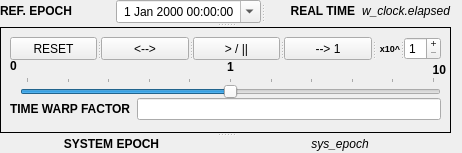
<?xml version="1.0" encoding="UTF-8"?>
<ui version="4.0">
 <class>Form</class>
 <widget class="QWidget" name="Form">
  <property name="geometry">
   <rect>
    <x>0</x>
    <y>0</y>
    <width>462</width>
    <height>153</height>
   </rect>
  </property>
  <property name="windowTitle">
   <string>Form</string>
  </property>
  <widget class="QWidget" name="wid_TimeWarpCtrl" native="true">
   <property name="geometry">
    <rect>
     <x>0</x>
     <y>0</y>
     <width>461</width>
     <height>151</height>
    </rect>
   </property>
   <property name="sizePolicy">
    <sizepolicy hsizetype="Maximum" vsizetype="Preferred">
     <horstretch>1</horstretch>
     <verstretch>0</verstretch>
    </sizepolicy>
   </property>
   <widget class="QSplitter" name="spl_time_warp">
    <property name="geometry">
     <rect>
      <x>0</x>
      <y>0</y>
      <width>451</width>
      <height>151</height>
     </rect>
    </property>
    <property name="orientation">
     <enum>Qt::Vertical</enum>
    </property>
    <widget class="QSplitter" name="spl_epochs">
     <property name="orientation">
      <enum>Qt::Horizontal</enum>
     </property>
     <widget class="QWidget" name="layoutWidget_4">
      <layout class="QHBoxLayout" name="hlo_ref_epoch">
       <item>
        <widget class="QLabel" name="lf_ref_epoch">
         <property name="text">
          <string>&lt;html&gt;&lt;head/&gt;&lt;body&gt;&lt;p&gt;&lt;span style=&quot; font-weight:600;&quot;&gt;REF. EPOCH&lt;/span&gt;&lt;/p&gt;&lt;/body&gt;&lt;/html&gt;</string>
         </property>
         <property name="alignment">
          <set>Qt::AlignLeading|Qt::AlignLeft|Qt::AlignVCenter</set>
         </property>
         <property name="buddy">
          <cstring>ref_epoch</cstring>
         </property>
        </widget>
       </item>
       <item>
        <widget class="QDateTimeEdit" name="ref_epoch">
         <property name="alignment">
          <set>Qt::AlignCenter</set>
         </property>
         <property name="calendarPopup">
          <bool>true</bool>
         </property>
         <property name="timeSpec">
          <enum>Qt::UTC</enum>
         </property>
        </widget>
       </item>
      </layout>
     </widget>
     <widget class="QWidget" name="layoutWidget_5">
      <layout class="QHBoxLayout" name="hlo_elapsed">
       <item>
        <widget class="QLabel" name="lf_elapsed">
         <property name="text">
          <string>&lt;html&gt;&lt;head/&gt;&lt;body&gt;&lt;p align=&quot;right&quot;&gt;&lt;span style=&quot; font-weight:600;&quot;&gt;REAL TIME&lt;/span&gt;&lt;/p&gt;&lt;/body&gt;&lt;/html&gt;</string>
         </property>
         <property name="alignment">
          <set>Qt::AlignLeading|Qt::AlignLeft|Qt::AlignVCenter</set>
         </property>
        </widget>
       </item>
       <item>
        <widget class="QLabel" name="lv_twarp_elapsed">
         <property name="text">
          <string>&lt;html&gt;&lt;head/&gt;&lt;body&gt;&lt;p&gt;&lt;span style=&quot; font-style:italic;&quot;&gt;w_clock.elapsed&lt;/span&gt;&lt;/p&gt;&lt;/body&gt;&lt;/html&gt;</string>
         </property>
         <property name="alignment">
          <set>Qt::AlignCenter</set>
         </property>
        </widget>
       </item>
      </layout>
     </widget>
    </widget>
    <widget class="QFrame" name="fra_time_warp">
     <property name="sizePolicy">
      <sizepolicy hsizetype="Expanding" vsizetype="Preferred">
       <horstretch>0</horstretch>
       <verstretch>1</verstretch>
      </sizepolicy>
     </property>
     <property name="frameShape">
      <enum>QFrame::Box</enum>
     </property>
     <property name="frameShadow">
      <enum>QFrame::Plain</enum>
     </property>
     <widget class="QSlider" name="tw_mant">
      <property name="geometry">
       <rect>
        <x>20</x>
        <y>50</y>
        <width>421</width>
        <height>21</height>
       </rect>
      </property>
      <property name="sizePolicy">
       <sizepolicy hsizetype="MinimumExpanding" vsizetype="Fixed">
        <horstretch>0</horstretch>
        <verstretch>0</verstretch>
       </sizepolicy>
      </property>
      <property name="minimum">
       <number>-100</number>
      </property>
      <property name="maximum">
       <number>100</number>
      </property>
      <property name="value">
       <number>0</number>
      </property>
      <property name="tracking">
       <bool>true</bool>
      </property>
      <property name="orientation">
       <enum>Qt::Horizontal</enum>
      </property>
      <property name="invertedAppearance">
       <bool>false</bool>
      </property>
      <property name="invertedControls">
       <bool>true</bool>
      </property>
      <property name="tickPosition">
       <enum>QSlider::TicksAbove</enum>
      </property>
      <property name="tickInterval">
       <number>20</number>
      </property>
     </widget>
     <widget class="QLabel" name="lv_tw_mid">
      <property name="geometry">
       <rect>
        <x>220</x>
        <y>30</y>
        <width>21</width>
        <height>20</height>
       </rect>
      </property>
      <property name="text">
       <string>&lt;html&gt;&lt;head/&gt;&lt;body&gt;&lt;p&gt;&lt;span style=&quot; font-weight:600;&quot;&gt;1&lt;/span&gt;&lt;/p&gt;&lt;/body&gt;&lt;/html&gt;</string>
      </property>
      <property name="alignment">
       <set>Qt::AlignCenter</set>
      </property>
     </widget>
     <widget class="QLabel" name="lv_tw_min">
      <property name="geometry">
       <rect>
        <x>10</x>
        <y>30</y>
        <width>16</width>
        <height>16</height>
       </rect>
      </property>
      <property name="text">
       <string>&lt;html&gt;&lt;head/&gt;&lt;body&gt;&lt;p&gt;&lt;span style=&quot; font-weight:600;&quot;&gt;0&lt;/span&gt;&lt;/p&gt;&lt;/body&gt;&lt;/html&gt;</string>
      </property>
      <property name="alignment">
       <set>Qt::AlignBottom|Qt::AlignLeading|Qt::AlignLeft</set>
      </property>
     </widget>
     <widget class="QLabel" name="tw_max">
      <property name="geometry">
       <rect>
        <x>385</x>
        <y>30</y>
        <width>61</width>
        <height>20</height>
       </rect>
      </property>
      <property name="text">
       <string>&lt;html&gt;&lt;head/&gt;&lt;body&gt;&lt;p&gt;&lt;span style=&quot; font-weight:600;&quot;&gt;10&lt;/span&gt;&lt;/p&gt;&lt;/body&gt;&lt;/html&gt;</string>
      </property>
      <property name="alignment">
       <set>Qt::AlignBottom|Qt::AlignRight|Qt::AlignTrailing</set>
      </property>
     </widget>
     <widget class="QSplitter" name="spl_buttons">
      <property name="geometry">
       <rect>
        <x>10</x>
        <y>10</y>
        <width>431</width>
        <height>23</height>
       </rect>
      </property>
      <property name="orientation">
       <enum>Qt::Horizontal</enum>
      </property>
      <widget class="QPushButton" name="twb_stop">
       <property name="sizePolicy">
        <sizepolicy hsizetype="MinimumExpanding" vsizetype="Fixed">
         <horstretch>0</horstretch>
         <verstretch>0</verstretch>
        </sizepolicy>
       </property>
       <property name="text">
        <string>RESET</string>
       </property>
      </widget>
      <widget class="QPushButton" name="twb_reverse">
       <property name="text">
        <string>&lt;--&gt;</string>
       </property>
      </widget>
      <widget class="QPushButton" name="twb_play_pause">
       <property name="text">
        <string>&gt; / ||</string>
       </property>
      </widget>
      <widget class="QPushButton" name="twb_realtime">
       <property name="text">
        <string>--&gt; 1</string>
       </property>
      </widget>
      <widget class="QLabel" name="lf_exp">
       <property name="text">
        <string>&lt;html&gt;&lt;head/&gt;&lt;body&gt;&lt;p&gt;&lt;span style=&quot; font-size:7pt; font-weight:600;&quot;&gt;x10^&lt;/span&gt;&lt;/p&gt;&lt;/body&gt;&lt;/html&gt;</string>
       </property>
       <property name="alignment">
        <set>Qt::AlignRight|Qt::AlignTrailing|Qt::AlignVCenter</set>
       </property>
       <property name="buddy">
        <cstring>twarp_exp</cstring>
       </property>
      </widget>
      <widget class="QSpinBox" name="twarp_exp">
       <property name="buttonSymbols">
        <enum>QAbstractSpinBox::PlusMinus</enum>
       </property>
       <property name="minimum">
        <number>1</number>
       </property>
       <property name="maximum">
        <number>6</number>
       </property>
      </widget>
     </widget>
     <widget class="QWidget" name="layoutWidget">
      <property name="geometry">
       <rect>
        <x>10</x>
        <y>70</y>
        <width>431</width>
        <height>25</height>
       </rect>
      </property>
      <layout class="QHBoxLayout" name="horizontalLayout_8">
       <item>
        <widget class="QLabel" name="lf_time_warp">
         <property name="text">
          <string>&lt;html&gt;&lt;head/&gt;&lt;body&gt;&lt;p&gt;&lt;span style=&quot; font-weight:600;&quot;&gt;TIME WARP FACTOR&lt;/span&gt;&lt;/p&gt;&lt;/body&gt;&lt;/html&gt;</string>
         </property>
         <property name="buddy">
          <cstring>twarp_val</cstring>
         </property>
        </widget>
       </item>
       <item>
        <widget class="QLineEdit" name="twarp_val">
         <property name="alignment">
          <set>Qt::AlignCenter</set>
         </property>
        </widget>
       </item>
      </layout>
     </widget>
    </widget>
    <widget class="QWidget" name="layoutWidget_6">
     <layout class="QHBoxLayout" name="hlo_sys_epoch">
      <item>
       <widget class="QLabel" name="lf_sys_epoch">
        <property name="text">
         <string>&lt;html&gt;&lt;head/&gt;&lt;body&gt;&lt;p&gt;&lt;span style=&quot; font-size:9pt; font-weight:600;&quot;&gt;SYSTEM EPOCH&lt;/span&gt;&lt;/p&gt;&lt;/body&gt;&lt;/html&gt;</string>
        </property>
        <property name="textFormat">
         <enum>Qt::AutoText</enum>
        </property>
        <property name="alignment">
         <set>Qt::AlignCenter</set>
        </property>
       </widget>
      </item>
      <item>
       <widget class="QLabel" name="sys_epoch">
        <property name="text">
         <string>&lt;html&gt;&lt;head/&gt;&lt;body&gt;&lt;p&gt;&lt;span style=&quot; font-style:italic;&quot;&gt;sys_epoch&lt;/span&gt;&lt;/p&gt;&lt;/body&gt;&lt;/html&gt;</string>
        </property>
        <property name="alignment">
         <set>Qt::AlignCenter</set>
        </property>
       </widget>
      </item>
     </layout>
    </widget>
   </widget>
  </widget>
 </widget>
 <resources/>
 <connections/>
</ui>
